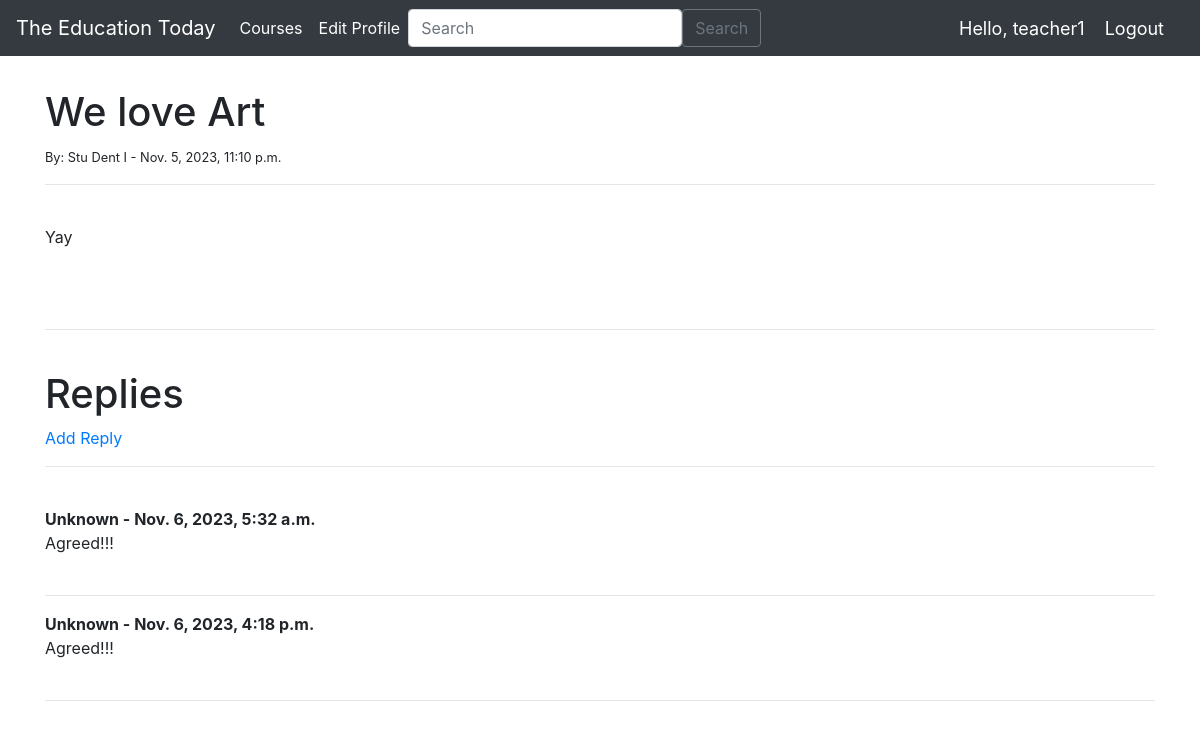
The page /students/article/1/ (signed in) on the database its author committed.
### account/models.py (models this page shows, shortened)
class Posts(models.Model):
    id = models.AutoField(primary_key=True)
    course = models.ForeignKey(Course, on_delete=models.CASCADE, default=1)
    title = models.CharField(max_length=255)
    author = models.ForeignKey(User, on_delete=models.CASCADE)
    body = RichTextField(blank=True, null=True)
    post_date = models.DateTimeField(auto_now_add=True)
    snippet = models.CharField(max_length=255)
    file = models.FileField(null=True, blank=True, upload_to="documents/")

class Replies(models.Model):
    post = models.ForeignKey(Posts, related_name="replies", on_delete=models.CASCADE)
    name = models.CharField(max_length=255, default="Unknown")
    body = models.TextField()
    date_added = models.DateTimeField(auto_now_add=True)

### students/views.py (the view)
# urls.py: path('article/<int:pk>/', views.ArticlePage.as_view(), name="article-detail"),
class ArticlePage(LoginRequiredMixin, DetailView):
    model = Posts
    template_name = 'students/article_detail.html'
    login_url = '/signin/'
    redirect_field_name = 'next'

### students/templates/students/article_detail.html (shortened to what this page needs)
{% extends "students/base.html" %}
{% block content %}
<br/>
<div class="container my-2">
<h1>{{ object.title }}</h1>
<small>By:
    {{ object.author.first_name }}
    {{ object.author.last_name }} -
    {{ object.post_date }}
</small><br/>
<hr>
<br/>
{{ object.body |safe }}
<br/><br/>
<hr>
<br/>
<h1>Replies</h1>
{% if not object.replies.all %}
<br/>
No Replies - <a href="{% url 'students:add_reply' object.pk %}">Add Reply<a/>
{% else %}
<a href="{% url 'students:add_reply' object.pk %}">Add Reply<a/>
<hr>
<br/>
    {% for reply in object.replies.all %}
        <strong>
            {{ reply.name }} - {{ reply.date_added }}
        </strong>
        <br/>
        {{ reply.body }}
        <br/><br/>
        <hr>
    {% endfor %}
{% endif %}
</div>
{% endblock %}

### students/templates/students/navbar.html (shortened to what this page needs)
{% load static %}
<nav class="navbar navbar-expand-lg navbar-dark bg-dark">
    <a class="navbar-brand" href="{% url 'students:main' %}">The Education Today</a>
    <div class="collapse navbar-collapse" id="navbarNav">
      <ul class="navbar-nav">
        <li class="nav-item active">
          <a class="nav-link" href="{% url 'students:courses' %}">Courses</a>
        </li>
      <li class="nav-item active">
        <a class="nav-link" href="{% url 'students:edit_profile' %}">Edit Profile</a>
      </li>
      </ul>
      <form class="d-flex" method="POST" action="{% url 'students:search' %}">
        <input class="form-control me-2" type="search" placeholder="Search" aria-label="Search" name="searched">
        <button class="btn btn-outline-secondary" type="submit">Search</button>
      </form>
    </div>
    {% if user.is_authenticated %}
    <span class="hello-msg"> Hello, {{request.user}} </span>
    <span><a class="hello-msg" href="{% url 'account:signout' %}">Logout</a></span>
    {% endif %}
  </nav>

### students/templates/students/navbar.html (style rules this page uses)
.hello-msg { font-size: 18px; color: #fff; margin-right: 20px }

### rows shown on the page
Posts: title "We love Art", author.first_name "Stu", author.last_name "Dent I", post_date "Nov. 5, 2023, 11:10 p.m.", body "Yay"
Replies: name "Unknown", date_added "Nov. 6, 2023, 5:32 a.m.", body "Agreed!!!"
Replies: name "Unknown", date_added "Nov. 6, 2023, 4:18 p.m.", body "Agreed!!!"

### other values the page prints
{{ request.user }} "teacher1"
